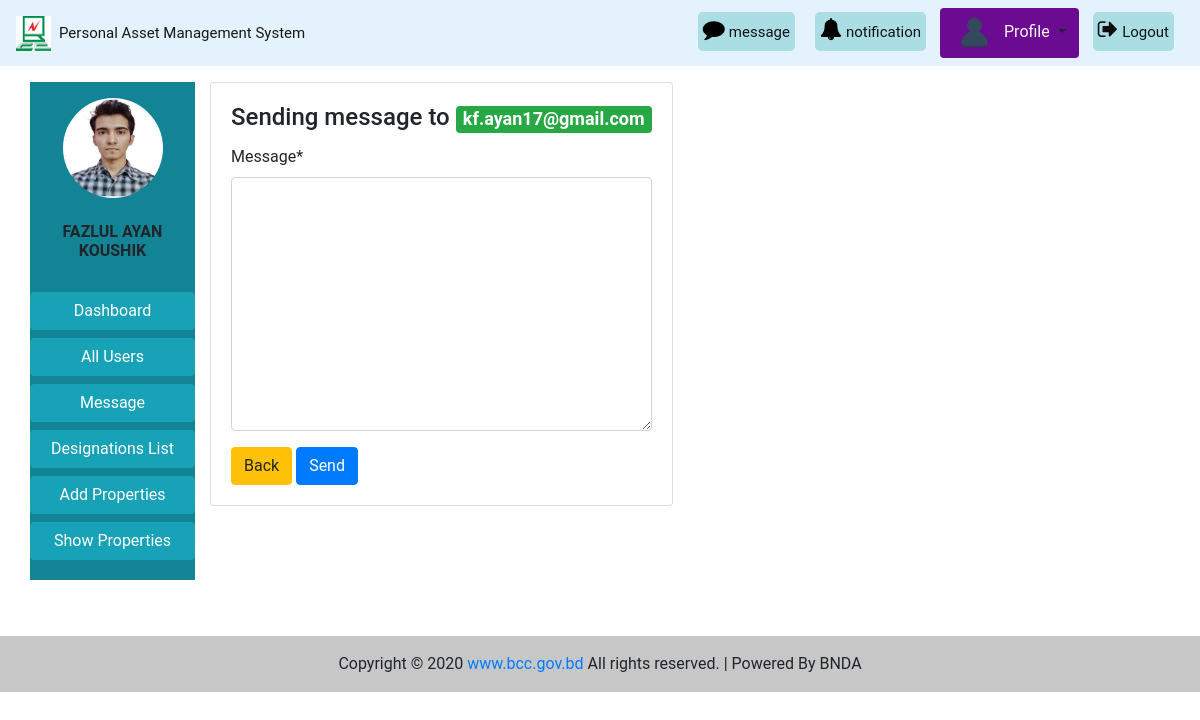
Screenshot of /message/send-message/14 (signed in) with the database file from the repository.
### accounts/models.py (models this page shows, shortened)
class CustomUser(AbstractBaseUser):
    user_type_data = (
        ('1', 'Super admin'),
        ('2', 'Admin'),
        ('3', 'Employee'),
    )
    user_type = models.CharField(max_length=10, choices=user_type_data, default='3')
    email = models.EmailField(max_length=255, unique = True, verbose_name = 'Email')
    name = models.CharField(max_length = 255, verbose_name = 'Full Name')
    phone_no = models.CharField(max_length = 20, unique = True, verbose_name = 'Phone Number')
    date = models.DateField(auto_now_add = True)
    is_active = models.BooleanField(default=True)
    is_admin = models.BooleanField(default=False)
    is_staff = models.BooleanField(default=False)
    USERNAME_FIELD = 'email'
    REQUIRED_FIELDS = ('name','phone_no')
    objects = CustomUserManager()
    class Meta:
        verbose_name_plural = 'Users'

### pamsapp/models.py (models this page shows, shortened)
class Profile(models.Model):
    gender_type = (
        ('1', 'Male'),
        ('2', 'Female'),
        ('3', 'Others'),
    )
    user = models.OneToOneField(CustomUser, on_delete = models.CASCADE , related_name = 'profile')
    image = models.ImageField(upload_to = 'images/', blank=True, null=True)
    designation = models.ForeignKey(Designation, on_delete = models.CASCADE, blank = True, null = True)
    gender = models.CharField(max_length=10, choices=gender_type, blank = True, null = True)

### message/views.py (the view, shortened to what this page needs)
# urls.py: path('send-message/<int:user_id>', views.send_message, name='send-message'),
@login_required
def send_message(request, user_id):
    try:
        user = CustomUser.objects.get(pk=user_id)
    except Exception as e:
        messages.warning(request, 'Query does not exists !!')
        return HttpResponseRedirect(reverse('Message:inbox'))
    form = SendMessageForm()
    context = {'form': form, 'user': user}
    return render(request, 'message/send_message.html', context)

### message/forms.py
class SendMessageForm(forms.ModelForm):
    class Meta:
        model = NewMessage
        fields = ['message', ]

### message/context_processors.py (called while the page is built)
def unread_messages(request):
    if request.user.is_authenticated:
        unread_msgs = InboxMessage.objects.filter(receiver_id=request.user, delete_status=True,
                                                  new_msg_active=True)[0:5]
        total_unread_msgs = InboxMessage.objects.filter(receiver_id=request.user,
                                                        delete_status=True, new_msg_active=True).count()
        total_draft_msgs = NewMessage.objects.filter(sender_id=request.user,
                                                     delete_status=True, new_msg_active=True,
                                                     msg_status='Draft').count()
        return {'unread_msgs': unread_msgs, 'total_unread_msgs': total_unread_msgs,
                'total_draft_msgs': total_draft_msgs}
    else:
        return {'total_unread_msgs': 0, 'total_draft_msgs': 0}

def online_active_user(request):
    active_users = CustomUser.objects.all()
    return {'active_users': active_users}

### templates/message/send_message.html
{% extends 'base.html' %}
{% load static %}
{% load crispy_forms_tags %}
{% block content %}
<div class="row">
	<div class="col-lg-12 grid-margin stretch-card">
		<div class="card">
			<div class="card-body">
				<h4 class="card-title">Sending message to <span class="badge badge-success">{% if user.profile.username %}{{ user.profile.username }}{% else %}{{ user.email }}{% endif %}</span></h4>
				<form action="" method="POST">{% csrf_token %}
					{{ form|crispy }}
					<a href="{% url 'Message:inbox' %}" class="btn btn-warning">Back</a>
					<input type="submit" value="Send" class="btn btn-primary">
				</form>
			</div>
		</div>
	</div>
</div>
{% endblock %}

### templates/base.html (shortened to what this page needs)
{% load static %}
<!doctype html>
<html lang="en">
  <head>
    <link rel="stylesheet" href="https://maxcdn.bootstrapcdn.com/bootstrap/4.5.2/css/bootstrap.min.css">
    <link rel="stylesheet" href="{% static 'pams/css/bootstrap.css' %}">
    <link rel="stylesheet" href="{% static 'pams/css/base.css' %}">
    <link rel="stylesheet" href="https://cdnjs.cloudflare.com/ajax/libs/font-awesome/4.7.0/css/font-awesome.min.css">
  </head>
  <body>
   <nav class="navbar navbar-expand-lg navbar-light sticky-top"
    style="background-color: #e3f2fd">
    <a class="navbar-brand" href="{% url 'pamsapp:home' %}"><img src="{% static 'pams/images/bcc.jpg' %}" alt="logo"
      style="height: 35px; width: 35px;"><span class="ml-2" style="font-size: 15px;">Personal Asset Management System</span></a>
    <div class="collapse navbar-collapse text-center my-nav" id="navbarSupportedContent">
      <ul class="navbar-nav  my-2 my-lg-0 ">
        {% if not user.is_authenticated %}
          <li class="nav-item active">
            <a class="nav-link text-black font-weight-bold" href="#">Login </a>
          </li>
          <li class="nav-item active">
            <a class="nav-link text-black font-weight-bold" href="#">Signup </a>
          </li>
        {% else %}
        <div class="mes rounded rounded-end ">
          <a href="{% url 'pamsapp:assets-list-pending' %}"  style="text-decoration:none">
            <i style="font-size:22px; color:rgb(0, 0, 0)" class="fa ">&#xf075;</i>
            <span style='font-size:15px'>message</span>
          </a>
        </div>
        {% if user.user_type == '1' or user.user_type == '2' %}
        <div class="not rounded rounded-end ">
          <a href="{% url 'pamsapp:assets-list-pending' %}"  style="text-decoration:none">
            <i style="font-size:22px; color:rgb(0, 0, 0)" class="fa">&#xf0f3;</i>
            <span style='font-size:15px'>notification</span>
          </a>
        </div>
        {% endif %}
          {% if profile.image %}
          <div class="dropdown show mx-1 pl-1 rounded profile"
          style='background-color:  #6b0b91; border-radius: 15%;'>
            <a class="btn dropdown-toggle" href="{% url 'pamsapp:profile' %}" role="button"
             id="dropdownMenuLink" data-toggle="dropdown" aria-haspopup="true" aria-expanded="false">
             <img src="{{ user.profile.image.url }}" class="rounded-circle" alt="logo"
                style="height: 35px; width: 35px;">
                <span class="ml-2" style="font-size: medium; color:seashell">Profile</span>
            </a>
            <div class="dropdown-menu text-center" aria-labelledby="dropdownMenuLink"
            style='background-color: rgb(225, 221, 247); font-size: smaller;'>
              <a class="dropdown-item" href="{% url 'pamsapp:profile-show' %}">View</a>
              <a class="dropdown-item" href="{% url 'pamsapp:profile' %}">Update Profile</a>
              <a class="dropdown-item" href="{% url 'accounts:change-pass' %}">Change Password</a>
            </div>
          </div>
          {% else %}
          <div class="dropdown show mx-1 pl-1 rounded profile"
          style='background-color: #6b0b91; border-radius: 15%;'>
            <a class="btn dropdown-toggle" href="{% url 'pamsapp:profile' %}" role="button"
             id="dropdownMenuLink" data-toggle="dropdown" aria-haspopup="true" aria-expanded="false">
             <img src="{% static 'pams/images/user-default.png' %}" alt="logo"
            style="height: 35px; width: 35px;">
            <span class="ml-2" style="font-size: medium; color:seashell">Profile</span>
            </a>
          </div>
          {% endif %}
          <div class="mes rounded rounded-end ">
            <a href="{% url 'accounts:logout' %}"  style="text-decoration:none">
              <i style="font-size:22px; color:rgb(14, 13, 13)" class="fa ">&#xf08b;</i>
              <span style='font-size:15px'>Logout</span>
            </a>
          </div>
        {% endif %}
      </ul>
    </div>
  </nav>
   <div class="container-fluid mt-3">
    <div class="row mx-auto">
      <div class="col-lg-2 col-md-3 col-12 mb-2">
        <div class="list-group text-center">
          <div class='py-3' style='background-color:#138496'>
            {% if user.profile.image %}
              <div style="width:100%; text-align:center">
                <img class="rounded-circle" style="height:100px; width:100px" src="{{ user.profile.image.url }}" alt="Card image cap">
              </div>
            {% else %}
              <img class="rounded-circle" style="height:100px" src="{% static 'pams/images/user-default.png' %}" alt="Card image cap">
            {% endif %}
            <br>
            <h6 class='text-uppercase font-weight-bold'>{{user.name}}</h6>
            <br>
            {% if user.user_type == '1' or user.user_type == '2' %}
              <a href="{% url 'pamsapp:dashboard' %}" class="btn btn-info mb-1 btn-block">Dashboard</a>
              <a href="{% url 'pamsapp:all-user' %}" class="btn btn-info mb-1 btn-block">All Users</a>
              <a href="{% url 'Message:inbox' %}" class="btn btn-info mb-1 btn-block">Message</a>
              <a href="{% url 'pamsapp:designations_list' %}" class="btn btn-info mb-1 btn-block">Designations List</a>
            {% endif %}
            <a href="{% url 'pamsapp:home' %}" class="btn btn-info btn-block">Add Properties</a>
            <a href="{% url 'pamsapp:show-properties' %}" class="btn btn-info mb-1 btn-block">Show Properties</a>
          </div>
        </div>
      </div>
      {% block content %}
      {% endblock %}
    </div>
  </div>
  <footer class="bg-light text-center text-lg-start mt-5">
    <div class="text-center p-3" style="background-color: rgba(0, 0, 0, 0.2)">
      Copyright © 2020
      <a class="bootstrap-link"  href="https://bcc.gov.bd/" target="blank">www.bcc.gov.bd</a>
      All rights reserved. | Powered By BNDA
    </div>
  </footer>
  </body>
</html>

### static/pams/css/base.css (style rules this page uses)
* { margin: 0; padding: 0; box-sizing: border-box; }
body { font-family: 'roboto', sans-serif; }

### templates/base.html (style rules this page uses)
.not { right: 0px; height: 50px; padding: 10px; color:rgb(246, 246, 248) }
.not a { background-color: #ABDDE5; color:rgb(20, 20, 20); padding-left: 5px; padding-right: 5px; padding-top: 10px; padding-bottom: 10px; border-radius: 5px; }
.mes { right: 0px; height: 50px; padding: 10px; color:rgb(12, 12, 15) }
.mes a { background-color: #ABDDE5; color:rgb(20, 20, 20); padding-left: 5px; padding-right: 5px; padding-top: 10px; padding-bottom: 10px; border-radius: 5px; }

### rows the page displays
CustomUser: profile.image (picture), name "FAZLUL AYAN KOUSHIK", email "kf.ayan17@gmail.com"
